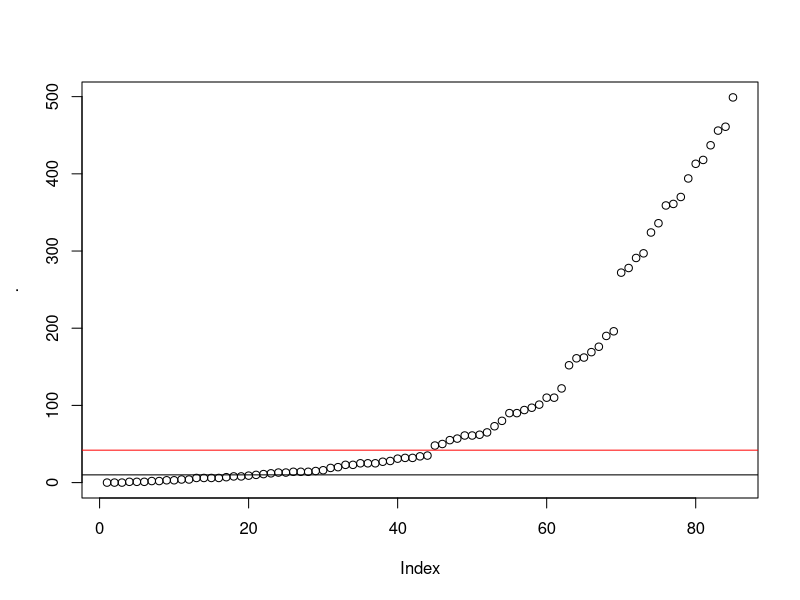
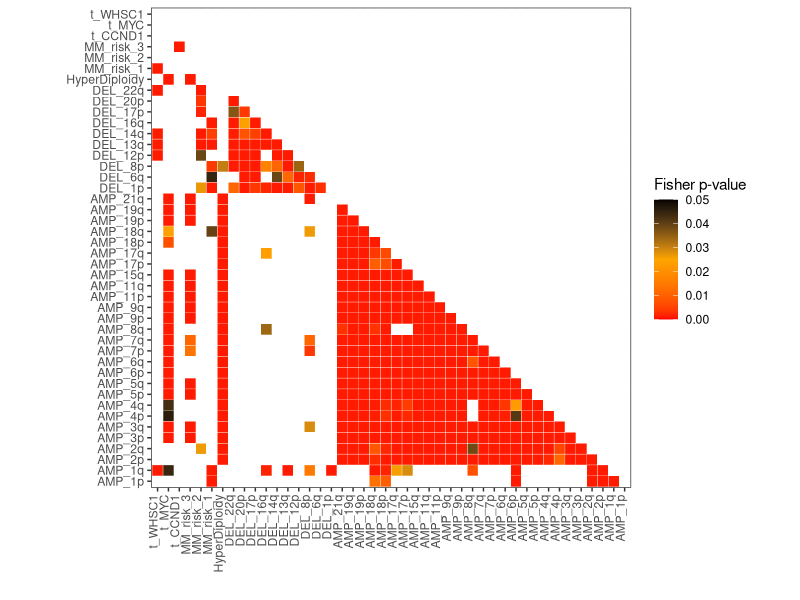
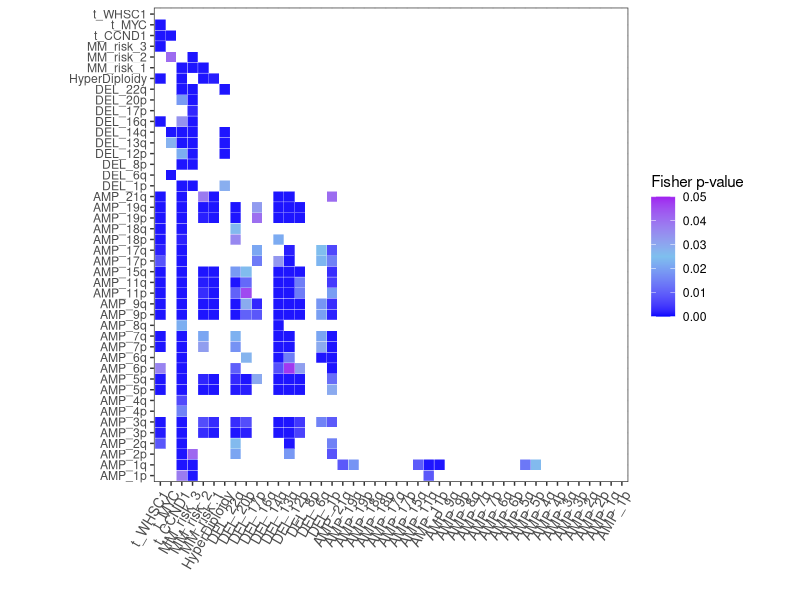

These figures' R source, in order: (Note: this script raises an error after producing the figures.)

#####################  FISHER matrix SCRIPT ###########################

library(data.table)
library(tidyverse)

import<-fread("results/complete_database_CoMMpass_1q_13.txt")

rownames(import) <- import$Study_Visit_iD


# select only relevant variables to associate

data<-import %>% select(contains("maj_broad"), contains("maj_focal"), contains("maj_call"), HyperDiploidy, matches("SeqWGS"))
names(data)

#____ Build CALLS for traslocations ______

data$t_others <- data$SeqWGS_CCND2_CALL + data$SeqWGS_MAFB_CALL + data$SeqWGS_MAFA_CALL

#____ KEEP ONLY UNIQUE/RELVANT CALLS____ 

# unique calls
data <- data %>% select( -c(AMP_maj_broad_chr_1q, 
                            AMP_maj_broad_chr_8q, 
                            DEL_maj_broad_chr_17p, 
                            DEL_maj_broad_chr_13q, 
                            DEL_maj_broad_chr_14q, 
                            DEL_maj_broad_chr_1p,
                            DEL_maj_broad_chr_16q, 
                            contains("maj_focal"),
                            SeqWGS_MAFA_CALL,
                            SeqWGS_CCND2_CALL,
                            SeqWGS_MAFB_CALL
))
names(data)


data <- data %>% rename(t_WHSC1= SeqWGS_WHSC1_CALL,
                        t_CCND1= SeqWGS_CCND1_CALL,
                        t_MAF= SeqWGS_MAF_CALL,
                        t_MYC = SeqWGS_MYC_CALL)


names(data)

840*0.05

# relevant calls
data <- as.data.frame(data)
data %>% summarise_all(sum, na.rm =T) %>% as.numeric %>% sort %>% plot + abline(h = 10) + abline(h = 42, col="red")
rel <- data %>% summarise_all(sum, na.rm =T) %>% `>`(42) %>% as.vector

data <- data[rel]
names(data)
data %>% summarise_all(sum, na.rm =T) %>% `>`(42) %>% as.vector %>% table

 
#------------------ OPTIONAL: add group risk 1q & 13 ------------------------
MM_risk <- ifelse( data$AMP_maj_call_chr_1q == 1 & data$DEL_maj_call_chr_13q ==1, 1,
                   ifelse(data$AMP_maj_call_chr_1q == 1 | data$DEL_maj_call_chr_13q ==1, 2, 3) )

table(MM_risk)

data$MM_risk_1 <- ifelse(MM_risk==1, 1,0)
data$MM_risk_2 <- ifelse(MM_risk==2, 1,0)
data$MM_risk_3 <- ifelse(MM_risk==3, 1,0)

# dataprep COLUMNS

names(data) <- names(data) %>% str_replace("maj_broad_chr_|maj_call_chr_","") 


asd <- data

asd <- asd %>% select(str_order(colnames(asd), numeric = T))

# Fisher MATRIX
dataM <- as.matrix(asd)
rownames(dataM) <- rownames(import)
rownames(dataM)

sumsEvents <- apply(dataM, 2, sum, na.rm = TRUE)
sumsEvents

0.05*840


idxEvents <- which(sumsEvents >= 42)

dataMF <- dataM[,idxEvents]

apply(dataMF, 2, sum, na.rm = TRUE)

# table(dataMF[,1], dataMF[,3])
# f <- fisher.test(table(dataMF[,1], dataMF[,2]))
# c <- chisq.test(table(dataMF[,1], dataMF[,2]))
# 
# f$p.value
# c$p.value


i=1
j=3

mat <- matrix(data = NA, nrow= ncol(dataMF), ncol = ncol(dataMF), dimnames = list(colnames(dataMF),colnames(dataMF)))

for (i in 1:ncol(dataMF)){
  for(j in 1:ncol(dataMF)){
    f <- fisher.test(dataMF[,i], dataMF[,j], alternative = "greater")
    p <- f$p.value
    mat[i,j] <- p
  }
}


library(reshape2)

mat.UpTri<- mat
mat.UpTri[upper.tri(mat.UpTri, diag = T)] <- NA

mat.melt <- as.data.frame(melt(mat.UpTri))

mat.melt$logP <- log(mat.melt$value)

# create a thresholded version of p-value to handle the extremely significative values
mat.melt$pval.thresh <- mat.melt$value
mat.melt$pval.thresh[mat.melt$pval.thresh<0.001] <- 0.001

mat.melt$Var_fact <- mat.melt$Var1 %>% factor(levels=(mat.melt$Var1 %>% rev %>% unique))

ggplot(mat.melt, aes(mat.melt$Var_fact, mat.melt$Var2, fill=mat.melt$pval.thresh))+
  geom_tile(color="white")+
  scale_fill_gradient2(low="red", high="black", mid="orange", limits= c(0,0.05), midpoint = 0.025, space="Lab", name="Fisher p-value", na.value = "white")+
  theme_bw()+
  theme(axis.text.x=element_text(angle=90, vjust=0,hjust=1))+
  coord_fixed()+
  labs(x="", y="") 



#=============  fisher exclusive assocition (inverted test) =================

mat_inv <- matrix(data = NA, nrow= ncol(dataMF), ncol = ncol(dataMF), dimnames = list(colnames(dataMF),colnames(dataMF)))
for (i in 1:ncol(dataMF)){
  for(j in 1:ncol(dataMF)){
    f <- fisher.test(dataMF[,i], dataMF[,j], alternative = "less")
    p <- f$p.value
    mat_inv[i,j] <- p
  }
}

mat.UpTri_inv<- mat_inv
mat.UpTri_inv[upper.tri(mat.UpTri_inv, diag = T)] <- NA

mat.melt_inv <- as.data.frame(melt(mat.UpTri_inv))

mat.melt_inv$logP <- log(mat.melt_inv$value)

mat.melt_inv$pval.thresh <- mat.melt_inv$value
mat.melt_inv$pval.thresh[mat.melt_inv$pval.thresh<0.001] <- 0.001


mat.melt_inv$Var_fact <- mat.melt_inv$Var1 %>% factor(levels=(mat.melt_inv$Var1 %>% rev %>% unique))

ggplot(mat.melt_inv, aes(mat.melt_inv$Var_fact, mat.melt_inv$Var2, fill=mat.melt_inv$pval.thresh))+
  geom_tile(color="white")+
  scale_fill_gradient2(low="blue", high="purple", mid="skyblue2", limits= c(0,0.05), midpoint = 0.025, space="Lab", name="Fisher p-value", na.value = "white")+
  theme_bw()+
  theme(axis.text.x=element_text(angle=60, vjust=1, size=10, hjust=1))+
  coord_fixed()+
  labs(x="", y="")




###################### ADD FUNCTIONS to add another scale ######################

#' Allows to add another scale 
#' 
#' @param new_aes character with the aesthetic for which new scales will be 
#' created



new_scale <- function(new_aes) {
  structure(ggplot2::standardise_aes_names(new_aes), class = "new_aes")
}

#' Convenient functions
new_scale_fill <- function() {
  new_scale("fill")
}

new_scale_color <- function() {
  new_scale("colour")
}

new_scale_colour <- function() {
  new_scale("colour")
}

#' Special behaviour of the "+" for adding a `new_aes` object
#' It changes the name of the aesthethic for the previous layers, appending
#' "_new" to them. 
ggplot_add.new_aes <- function(object, plot, object_name) {
  plot$layers <- lapply(plot$layers, bump_aes, new_aes = object)
  plot$scales$scales <- lapply(plot$scales$scales, bump_aes, new_aes = object)
  plot$labels <- bump_aes(plot$labels, new_aes = object)
  plot
}

bump_aes <- function(layer, new_aes) {
  UseMethod("bump_aes")
}

bump_aes.Scale <- function(layer, new_aes) {
  old_aes <- layer$aesthetics[remove_new(layer$aesthetics) %in% new_aes]
  new_aes <- paste0(old_aes, "_new")
  
  layer$aesthetics[layer$aesthetics %in% old_aes] <- new_aes
  
  if (is.character(layer$guide)) {
    layer$guide <- match.fun(paste("guide_", layer$guide, sep = ""))()
  }
  layer$guide$available_aes[layer$guide$available_aes %in% old_aes] <- new_aes
  layer
}

bump_aes.Layer <- function(layer, new_aes) {
  original_aes <- new_aes
  
  old_aes <- names(layer$mapping)[remove_new(names(layer$mapping)) %in% new_aes]
  new_aes <- paste0(old_aes, "_new")
  
  old_geom <- layer$geom
  
  old_setup <- old_geom$handle_na
  new_setup <- function(self, data, params) {
    colnames(data)[colnames(data) %in% new_aes] <- original_aes
    old_setup(data, params)
  }
  
  new_geom <- ggplot2::ggproto(paste0("New", class(old_geom)[1]), old_geom,
                               handle_na = new_setup)
  
  new_geom$default_aes <- change_name(new_geom$default_aes, old_aes, new_aes)
  new_geom$non_missing_aes <- change_name(new_geom$non_missing_aes, old_aes, new_aes)
  new_geom$required_aes <- change_name(new_geom$required_aes, old_aes, new_aes)
  new_geom$optional_aes <- change_name(new_geom$optional_aes, old_aes, new_aes)
  
  layer$geom <- new_geom
  
  old_stat <- layer$stat
  
  old_setup2 <- old_stat$handle_na
  new_setup <- function(self, data, params) {
    colnames(data)[colnames(data) %in% new_aes] <- original_aes
    old_setup2(data, params)
  }
  
  new_stat <- ggplot2::ggproto(paste0("New", class(old_stat)[1]), old_stat,
                               handle_na = new_setup)
  
  new_stat$default_aes <- change_name(new_stat$default_aes, old_aes, new_aes)
  new_stat$non_missing_aes <- change_name(new_stat$non_missing_aes, old_aes, new_aes)
  new_stat$required_aes <- change_name(new_stat$required_aes, old_aes, new_aes)
  new_stat$optional_aes <- change_name(new_stat$optional_aes, old_aes, new_aes)
  
  layer$stat <- new_stat
  
  layer$mapping <- change_name(layer$mapping, old_aes, new_aes)
  layer
}

bump_aes.list <- function(layer, new_aes) {
  old_aes <-  names(layer)[remove_new(names(layer)) %in% new_aes]
  new_aes <- paste0(old_aes, "_new")
  
  names(layer)[names(layer) %in% old_aes] <- new_aes
  layer
}

change_name <- function(list, old, new) {
  UseMethod("change_name")
}

change_name.character <- function(list, old, new) {
  list[list %in% old] <- new
  list
}

change_name.default <- function(list, old, new) {
  nam <- names(list)
  nam[nam %in% old] <- new
  names(list) <- nam
  list
}

change_name.NULL <- function(list, old, new) {
  NULL
}

remove_new <- function(aes) {
  stringi::stri_replace_all(aes, "", regex = "(_new)*")
}




#===== JOINT PLOT ========

mat.melt$pval.thresh_inv <- mat.melt_inv$pval.thresh

ggplot(mat.melt, aes(Var_fact, Var2))+
  theme_bw()+
  
  geom_tile(color="white", aes(fill=pval.thresh), data= mat.melt[mat.melt$pval.thresh<0.05 | is.na(mat.melt$pval.thresh_inv),])+
  scale_fill_gradient2(low="red", high="black", mid="orange", limits= c(0,0.05), midpoint = 0.025, space="Lab", name="Fisher p-value", na.value = "white")+
  
  new_scale("fill") +
  
  geom_tile(color="white", aes(fill= pval.thresh_inv),  data = mat.melt[mat.melt$pval.thresh_inv <0.05 | is.na(mat.melt$pval.thresh_inv) ,])+
  scale_fill_gradient2(low="blue", high="purple", mid="skyblue2", limits= c(0,0.05), midpoint = 0.025, space="Lab", name="Fisher p-value", na.value = "white")+
  
  theme(axis.text.x=element_text(angle=60, vjust=1, size=10, hjust=1),
        panel.border = element_blank(),
        legend.position = c(0.9, 0.8))+
  coord_fixed()+
  labs(x="", y="")


ggsave("plots/fisher_plots/fisher_matrix_CoMM.pdf", 
       dpi = 300, width = 10, height = 10, units = "in")
